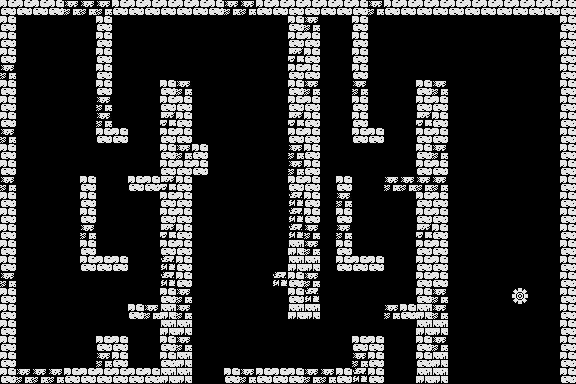

A level layout from a 2D game, rendered from its tile map. Below: a short description, then the map file with its tile-grid data intact:
An orthogonal 36x24 tile map with 16x16 px tiles, 1 tile layer (bg) and 26 objects (goal, start).

<map version="1.10" tiledversion="1.10.2" orientation="orthogonal" renderorder="right-down" width="36" height="24" tilewidth="16" tileheight="16" infinite="0" nextlayerid="4" nextobjectid="54">
 <tileset firstgid="1" source="Tiles.tsx" />
 <layer id="1" name="bg" width="36" height="24">
  <data encoding="csv">
345,345,345,345,346,346,346,345,345,345,345,345,345,345,346,346,345,345,345,345,345,345,345,346,345,345,345,345,345,345,345,345,345,345,345,345,
345,0,0,0,0,0,345,0,0,0,0,0,0,0,0,0,0,0,345,346,0,0,345,0,0,0,0,0,0,0,0,0,0,0,0,345,
345,0,0,0,0,0,345,0,0,0,0,0,0,0,0,0,0,0,345,345,0,0,345,0,0,0,0,0,0,0,0,0,0,0,0,345,
345,0,0,0,0,0,345,0,0,0,0,0,0,0,0,0,0,0,366,345,0,0,345,0,0,0,0,0,0,0,0,0,0,0,0,345,
346,0,0,0,0,0,345,0,0,0,0,0,0,0,0,0,0,0,345,345,0,0,345,0,0,0,0,0,0,0,0,0,0,0,0,345,
345,0,0,0,0,0,345,0,0,0,345,346,0,0,0,0,0,0,345,346,0,0,346,0,0,0,345,346,0,0,0,0,0,0,0,345,
345,0,0,0,0,0,346,0,0,0,345,345,0,0,0,0,0,0,345,345,0,0,345,0,0,0,345,345,0,0,0,0,0,0,0,345,
345,0,0,0,0,0,346,0,0,0,366,345,0,0,0,0,0,0,366,345,0,0,345,0,0,0,366,345,0,0,0,0,0,0,0,345,
346,0,0,0,0,0,345,345,0,0,345,345,0,0,0,0,0,0,345,345,0,0,345,345,0,0,345,345,0,0,0,0,0,0,0,345,
345,0,0,0,0,0,0,0,0,0,345,346,345,0,0,0,0,0,346,345,0,0,0,0,0,0,345,346,0,0,0,0,0,0,0,345,
345,0,0,0,0,0,0,0,0,0,345,345,345,0,0,0,0,0,346,345,0,0,0,0,0,0,345,345,0,0,0,0,0,0,0,345,
346,0,0,0,0,345,0,0,345,345,366,345,0,0,0,0,0,0,345,345,0,345,0,0,346,346,346,346,0,0,0,0,0,0,0,345,
345,0,0,0,0,345,0,0,0,0,345,345,0,0,0,0,0,0,367,345,0,346,0,0,0,0,345,345,0,0,0,0,0,0,0,345,
345,0,0,0,0,345,0,0,0,0,345,345,0,0,0,0,0,0,367,345,0,345,0,0,0,0,345,345,0,0,0,0,0,0,0,345,
345,0,0,0,0,346,0,0,0,0,366,345,0,0,0,0,0,0,367,346,0,346,0,0,0,0,366,345,0,0,0,0,0,0,0,345,
345,0,0,0,0,345,0,0,0,0,345,345,0,0,0,0,0,0,365,346,0,345,0,0,0,0,345,345,0,0,0,0,0,0,0,345,
345,0,0,0,0,345,345,345,0,0,367,345,0,0,0,0,0,0,365,365,0,345,345,345,0,0,345,345,0,0,0,0,0,0,0,345,
346,0,0,0,0,0,0,0,0,0,367,345,0,0,0,0,0,367,345,346,0,0,0,0,0,0,345,345,0,0,0,0,0,0,0,345,
345,0,0,0,0,0,0,0,0,0,345,346,0,0,0,0,0,0,345,367,0,0,0,0,0,0,345,346,0,0,0,0,216,0,0,345,
345,0,0,0,0,0,0,0,345,346,365,346,0,0,0,0,0,0,365,365,0,0,0,0,346,345,365,346,0,0,0,0,0,0,0,345,
345,0,0,0,0,0,0,0,0,0,365,365,0,0,0,0,0,0,0,0,0,0,0,0,0,0,365,365,0,0,0,0,0,0,0,345,
345,0,0,0,0,0,345,345,0,0,345,346,0,0,0,0,0,0,0,0,0,0,345,345,0,0,345,346,0,0,0,0,0,0,0,345,
345,0,0,0,0,0,346,345,0,0,345,365,0,0,0,0,0,0,0,0,0,0,346,345,0,0,345,365,0,0,0,0,0,0,0,345,
345,346,346,346,345,345,345,345,345,345,365,365,0,0,345,346,345,345,345,346,346,345,367,345,0,0,365,365,0,0,0,0,0,0,0,345
</data>
 </layer>
 <objectgroup id="2" name="collision">
  <object id="1" x="0" y="0" width="16" height="384" />
  <object id="3" x="560" y="0" width="16" height="384" />
  <object id="4" x="0" y="0" width="576" height="16" />
  <object id="33" x="352" y="0" width="16" height="144" />
  <object id="34" x="352" y="128" width="32" height="16" />
  <object id="35" x="416" y="80" width="32" height="304" />
  <object id="36" x="384" y="176" width="48" height="16" />
  <object id="37" x="384" y="304" width="32" height="16" />
  <object id="38" x="16" y="368" width="176" height="16" />
  <object id="39" x="160" y="80" width="32" height="304" />
  <object id="40" x="224" y="368" width="160" height="16" />
  <object id="41" x="352" y="336" width="32" height="48" />
  <object id="42" x="288" y="0" width="32" height="320" />
  <object id="43" x="336" y="176" width="16" height="96" />
  <object id="44" x="336" y="256" width="48" height="16" />
  <object id="45" x="272" y="272" width="48" height="16" />
  <object id="46" x="160" y="144" width="48" height="32" />
  <object id="47" x="128" y="176" width="64" height="16" />
  <object id="48" x="96" y="0" width="16" height="144" />
  <object id="49" x="96" y="128" width="32" height="16" />
  <object id="50" x="80" y="176" width="16" height="96" />
  <object id="51" x="80" y="256" width="48" height="16" />
  <object id="52" x="128" y="304" width="64" height="16" />
  <object id="53" x="96" y="336" width="32" height="48" />
 </objectgroup>
 <objectgroup id="3" name="spot">
  <object id="5" type="goal" x="512" y="288" width="16" height="16" />
  <object id="6" type="start" x="48" y="288" width="16" height="16" />
 </objectgroup>
</map>
